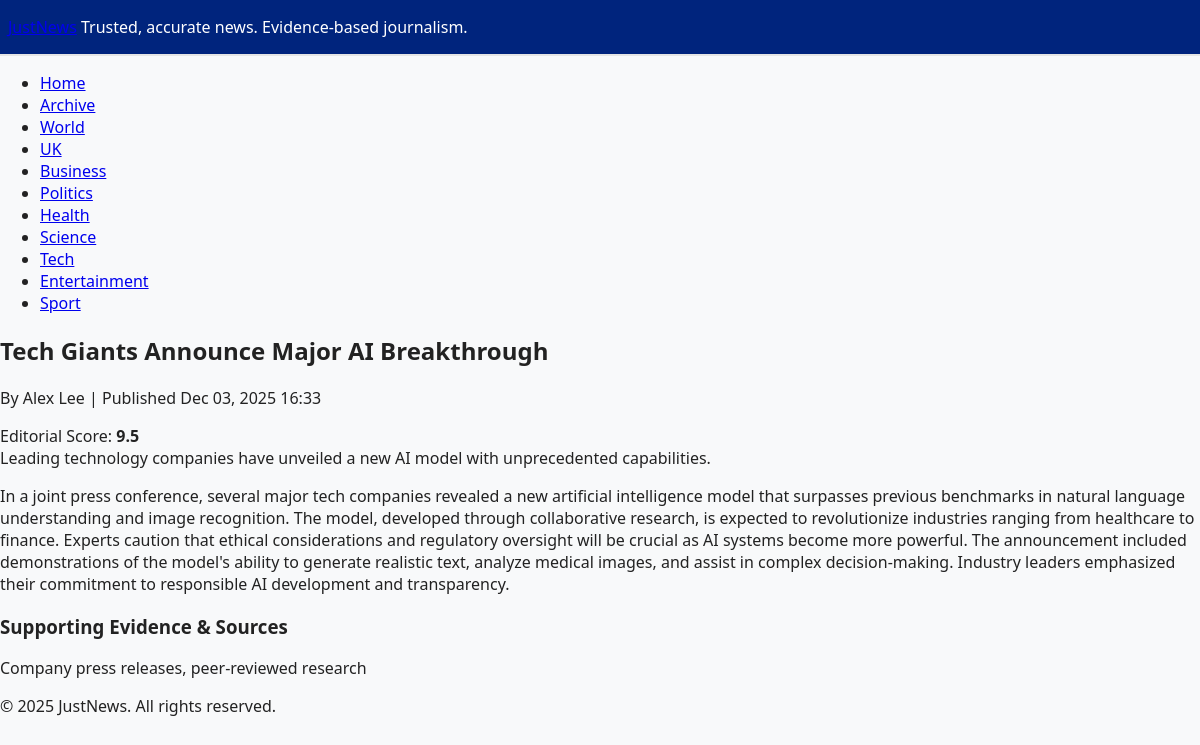
The app's page /article/tech-giants-ai-breakthrough/ with its own data.
### news/models.py (models this page shows, shortened)
class Article(models.Model):
    title = models.CharField(max_length=200)
    slug = models.SlugField(unique=True)
    summary = models.TextField()
    body = models.TextField()
    published_at = models.DateTimeField(auto_now_add=True)
    updated_at = models.DateTimeField(auto_now=True)
    author = models.CharField(max_length=100)
    score = models.FloatField(help_text="Editorial score (accuracy, trust)")
    evidence = models.TextField(help_text="Supporting evidence, sources, fact-checks")
    is_featured = models.BooleanField(default=False)
    CATEGORY_CHOICES = [
        ("world", "World"),
        ("uk", "UK"),
        ("business", "Business"),
        ("politics", "Politics"),
        ("health", "Health"),
        ("science", "Science"),
        ("technology", "Tech"),
        ("entertainment", "Entertainment"),
        ("sport", "Sport"),
    ]
    category = models.CharField(
        max_length=20, choices=CATEGORY_CHOICES, default="world"
    )
    class Meta:
        ordering = ["-published_at"]

### news/views.py (the view)
# urls.py: path("article/<slug:slug>/", views.article_detail, name="article_detail"),
def article_detail(request, slug):
    article = get_object_or_404(Article, slug=slug)
    return render(
        request,
        "news/article_detail.html",
        {
            "article": article,
        },
    )

### news/templates/news/article_detail.html (shortened to what this page needs)
{% extends "news/base.html" %}
{% block content %}
<article class="news-article">
    <h2>{{ article.title }}</h2>
    <p class="meta">By {{ article.author }} | Published {{ article.published_at|date:"M d, Y H:i" }}</p>
    <div class="score">Editorial Score: <strong>{{ article.score }}</strong></div>
    <div class="summary">{{ article.summary }}</div>
    <div class="body">{{ article.body|linebreaks }}</div>
    <section class="evidence">
        <h3>Supporting Evidence & Sources</h3>
        <div>{{ article.evidence|linebreaks }}</div>
    </section>
</article>
{% endblock %}

### static/css/style.css (style rules this page uses)
body { font-family: "Segoe UI", "Arial", sans-serif; background: #f8f9fa; color: #222; margin: 0; padding: 0; }

### records on screen
Article: title "Tech Giants Announce Major AI Breakthrough", author "Alex Lee", published_at "Dec 03, 2025 16:33", score "9.5", summary "Leading technology companies have unveiled a new AI model with unprecedented capabilities.", body "In a joint press conference, several major tech companies revealed a new artificial intelligence model that surpasses previous benchmarks in natural language understanding and image recognition. The model, developed through collaborative research, is expected to revolutionize industries ranging from healthcare to finance. Experts caution that ethical considerations and regulatory oversight will be crucial as AI systems become more powerful. The announcement included demonstrations of the model's ability to generate realistic text, analyze medical images, and assist in complex decision-making. Industry leaders emphasized their commitment to responsible AI development and transparency.", evidence "Company press releases, peer-reviewed research"
